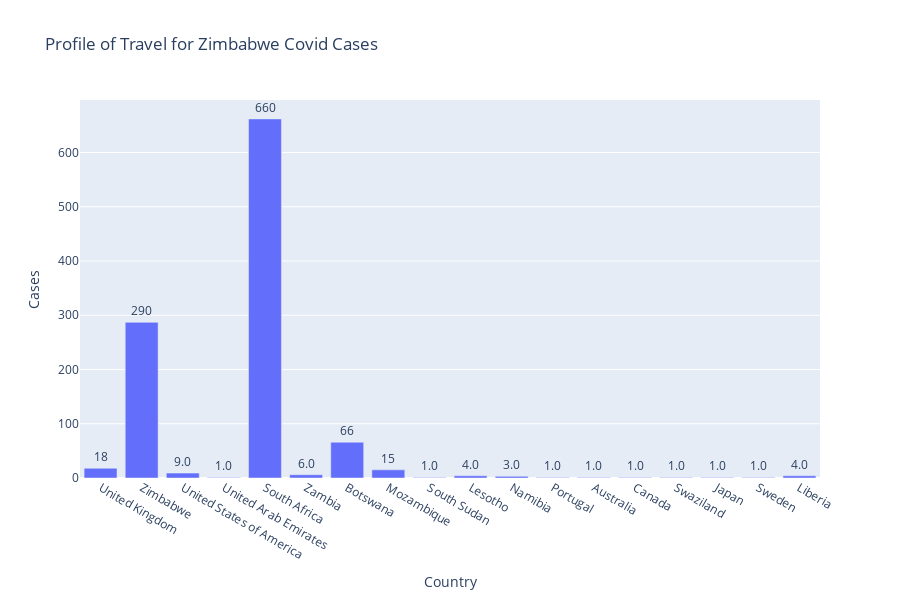

Here is the notebook cell this chart was saved with:
### Markdown cell above
# Plotting same visualization in plotly

### Code cell
import plotly.express as px
idf = idf
fig = px.bar(idf, x='Country', y='Cases', title='Profile of Travel for Zimbabwe Covid Cases', text='Cases', height=600)
fig.update_traces(texttemplate='%{text:.2s}', textposition='outside')
fig.update_layout(uniformtext_minsize=8, uniformtext_mode='hide')
fig.show()

### Figure 1 — Plotly figure (JSON) as saved in the notebook; plotly's stock layout.template omitted (floating-point values rounded to 4 significant figures)
{"data": [{"alignmentgroup": "True", "hovertemplate": "Country=%{x}<br>Cases=%{text}<extra></extra>", "legendgroup": "", "marker": {"color": "#636efa"}, "name": "", "offsetgroup": "", "orientation": "v", "showlegend": false, "text": [18, 287, 9, 1, 662, 6, 66, 15, 1, 4, 3, 1, 1, 1, 1, 1, 1, 4], "textposition": "outside", "texttemplate": "%{text:.2s}", "type": "bar", "x": ["United Kingdom", "Zimbabwe", "United States of America", "United Arab Emirates", "South Africa", "Zambia", "Botswana", "Mozambique", "South Sudan", "Lesotho", "Namibia", "Portugal", "Australia", "Canada", "Swaziland", "Japan", "Sweden", "Liberia"], "xaxis": "x", "y": [18, 287, 9, 1, 662, 6, 66, 15, 1, 4, 3, 1, 1, 1, 1, 1, 1, 4], "yaxis": "y"}], "layout": {"barmode": "relative", "height": 600, "legend": {"tracegroupgap": 0}, "title": {"text": "Profile of Travel for Zimbabwe Covid Cases"}, "uniformtext": {"minsize": 8, "mode": "hide"}, "xaxis": {"anchor": "y", "domain": [0, 1], "title": {"text": "Country"}}, "yaxis": {"anchor": "x", "domain": [0, 1], "title": {"text": "Cases"}}}}
